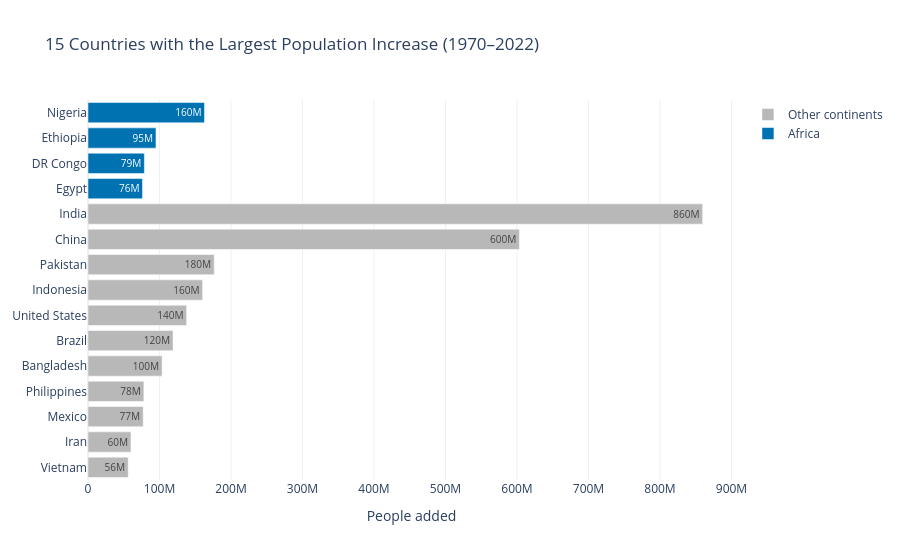

The notebook cell this image was saved under:
### Markdown cell above
**Chart choice & justification:** *Which chart did you choose, and why? Justify design choices.

**Answer:** India witnessed the largest increase in the period from 1970 to 2022, with about 860 million people, followed by China with roughly 600 million people. Out of the 15 nations, four belong to Africa, namely, Nigeria, Ethiopia, DRC, and Egypt.

**Choice of graph and reason:** The horizontal bar graph was chosen since it will make the comparison of population changes simple among countries. African countries have been marked in blue, while others are represented in grey.

### Code cell
# Q2: Which countries added the most people?

df["Population Added"] = (
    df["2022 Population"] - df["1970 Population"]
)

top15 = df.nlargest(15, "Population Added").copy()

# Count African countries in the top 15
africa_count = (top15["Continent"] == "Africa").sum()

print("Top 15 countries by population added:")
print(top15[["Country/Territory", "Population Added", "Continent"]])

print("\nNumber of African countries in top 15:", africa_count)

# Highlight African countries
top15["Region"] = top15["Continent"].apply(
    lambda x: "Africa" if x == "Africa" else "Other continents"
)

top15 = top15.sort_values("Population Added", ascending=True)

fig = px.bar(
    top15,
    x="Population Added",
    y="Country/Territory",
    orientation="h",
    color="Region",
    color_discrete_map={
        "Africa": "#0072B2",
        "Other continents": "#B8B8B8"
    },
    text_auto=".2s",
    title="15 Countries with the Largest Population Increase (1970–2022)",
    template="plotly_white"
)

fig.update_layout(
    xaxis_title="People added",
    yaxis_title=None,
    legend_title=None
)

fig.show()

### Figure 1 — Plotly figure (JSON) as saved in the notebook; plotly's stock layout.template omitted (floating-point values rounded to 4 significant figures)
{"data": [{"hovertemplate": "Region=Other continents<br>Population Added=%{x}<br>Country/Territory=%{y}<extra></extra>", "legendgroup": "Other continents", "marker": {"color": "#B8B8B8", "pattern": {"shape": ""}}, "name": "Other continents", "orientation": "h", "showlegend": true, "textposition": "auto", "texttemplate": "%{x:.2s}", "type": "bar", "x": [56258007, 60100865, 77214819, 78123423, 103644512, 118943623, 137961517, 160272945, 176533990, 603352887, 859671872], "xaxis": "x", "y": ["Vietnam", "Iran", "Mexico", "Philippines", "Bangladesh", "Brazil", "United States", "Indonesia", "Pakistan", "China", "India"], "yaxis": "y"}, {"hovertemplate": "Region=Africa<br>Population Added=%{x}<br>Country/Territory=%{y}<extra></extra>", "legendgroup": "Africa", "marker": {"color": "#0072B2", "pattern": {"shape": ""}}, "name": "Africa", "orientation": "h", "showlegend": true, "textposition": "auto", "texttemplate": "%{x:.2s}", "type": "bar", "x": [76208117, 78858479, 95071678, 162971948], "xaxis": "x", "y": ["Egypt", "DR Congo", "Ethiopia", "Nigeria"], "yaxis": "y"}], "layout": {"barmode": "relative", "legend": {"title": {}, "tracegroupgap": 0}, "title": {"text": "15 Countries with the Largest Population Increase (1970–2022)"}, "xaxis": {"anchor": "y", "domain": [0, 1], "title": {"text": "People added"}}, "yaxis": {"anchor": "x", "domain": [0, 1], "title": {}}}}
